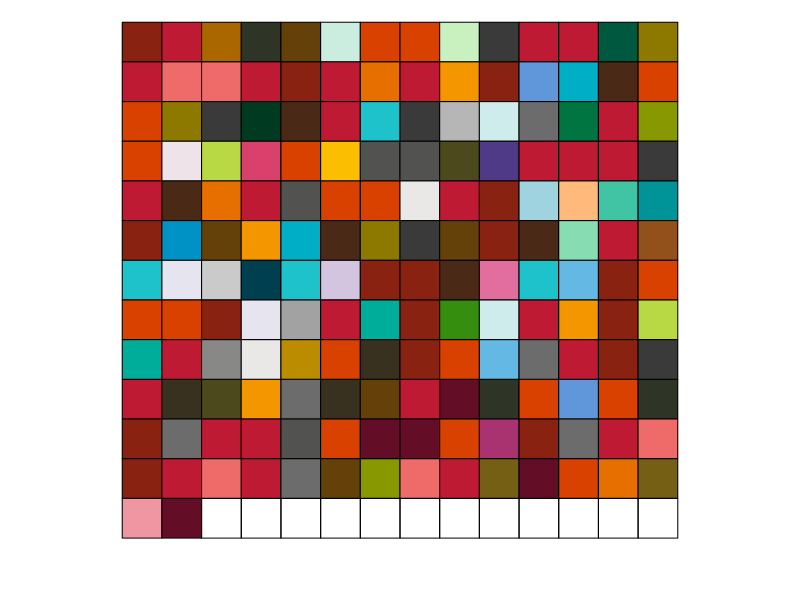
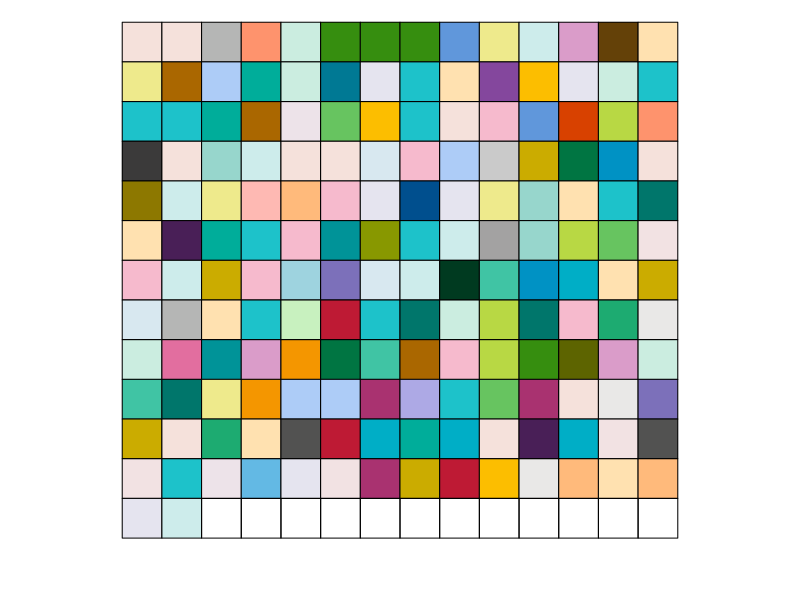
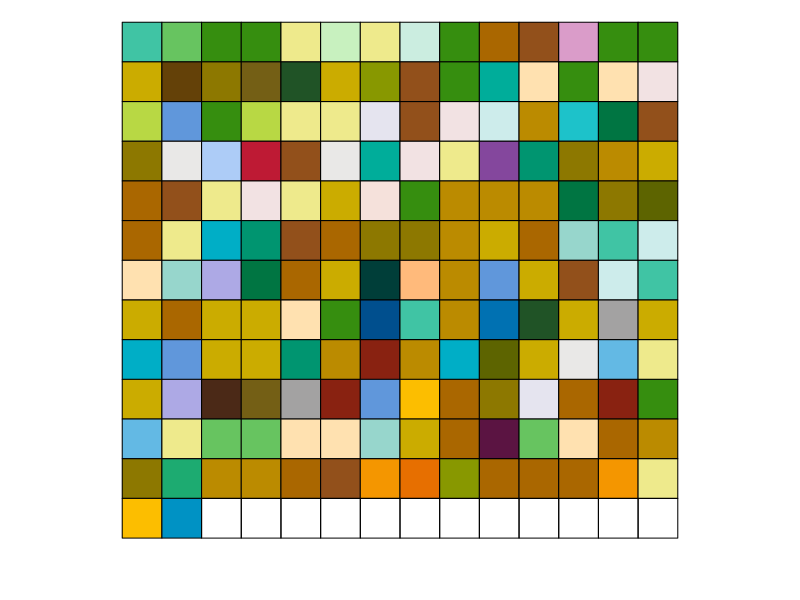
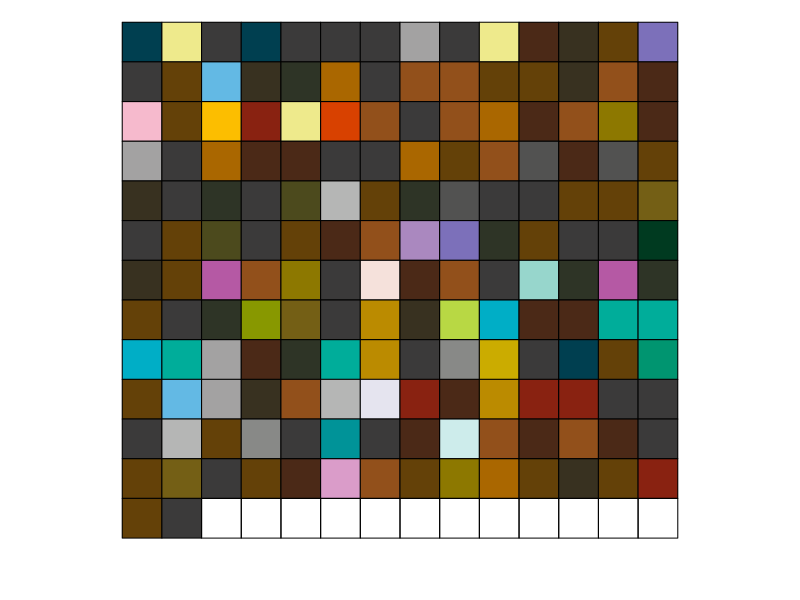
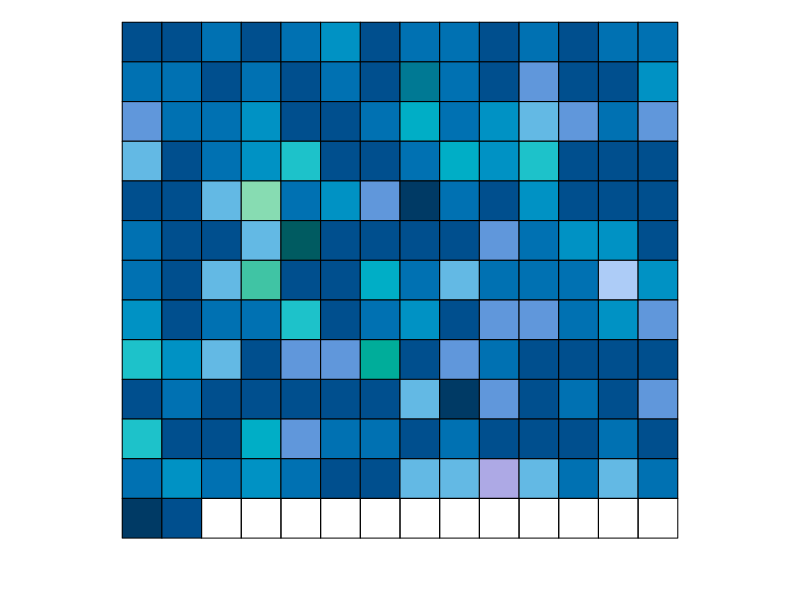
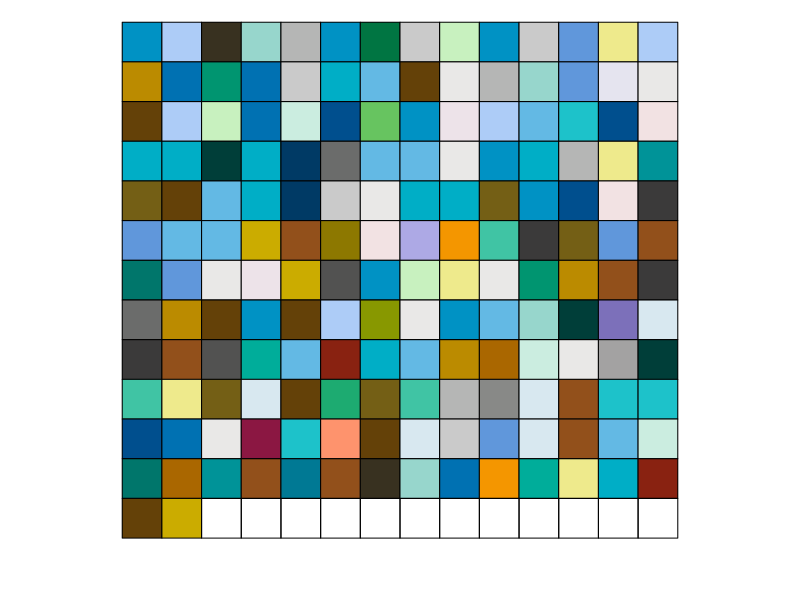
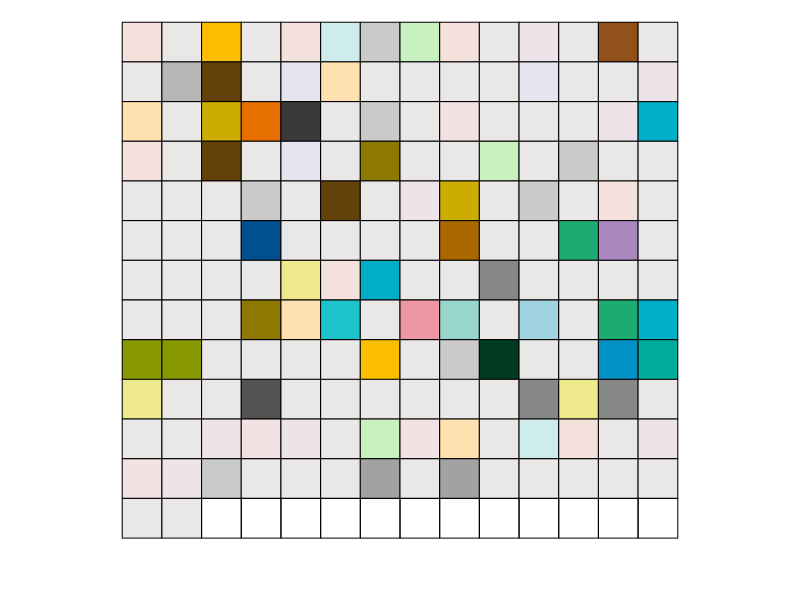
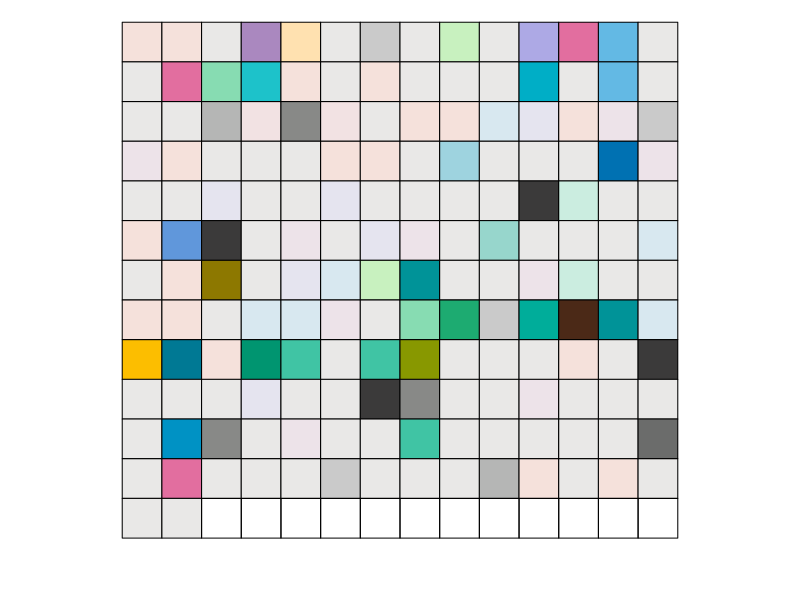

These figures' R source, in order: (Note: this script raises an error after producing the figures.)
## ---- chunk 1
library(tidyverse)
library(knitr)
library(scales)
library(xtable)
## ---- chunk 2
d.raw = read_csv('../data/norming/dataFromMongo.csv') 
## ---- chunk 3
d.raw %>%
  group_by(aID) %>%
  unite(trial_chunk, trial_type, condition) %>%
  filter(trial_index == last(trial_index)) %>%
  group_by(trial_chunk) %>%
  tally() %>%
  kable() %>%
  cat(sep = '\n')
## ---- chunk 4
d.raw = read_csv('../data/norming/dataFromMongo.csv') 

complete_games = d.raw %>%
  filter(trial_type == 'color-picker') %>%
  group_by(aID) %>%
  tally() %>%
  filter(n == 89) %>% 
  pull(aID)

cat('including', length(complete_games), 'complete games')

d <- d.raw %>%
  filter(aID %in% complete_games)

d %>%
  group_by(wordSetID, aID) %>%
  tally() %>%
  group_by(wordSetID) %>%
  tally()
## ---- chunk 5
words <- d %>%
  pull(word) %>%
  unique()

colorAssociations <- d %>%
  filter(trial_type == 'color-picker')

write.csv(colorAssociations, "../data/norming/colorPickerData-0.csv", row.names = TRUE)
  
## ---- chunk 6
d %>%
  filter(trial_type == 'color-picker') %>%
  mutate(hex = rgb(response_r/255, response_g/255, response_b/255)) %>%
  group_by(word) %>%
  do(ggsave(.$word, device = 'png', plot = show_col(.$hex, labels = F)))
## ---- chunk 7
library(ggrepel)
read_csv('../data/norming/compiled-variance-entropy-glasgowRatings.csv') %>%
  filter(imageability != 'N/A') %>%
  mutate(imageability = as.numeric(imageability),
         concreteness = as.numeric(concreteness)) %>%
  ggplot(aes(x = variance, y = entropy)) +
    geom_text_repel(aes(label = word), max.overlaps = 100, label.size = 0.1) +
    geom_smooth(method ='lm')
var = filteredData$variance
entp = filteredData$entropy
text(var, entp+0.1, label=words, cex=0.5)
